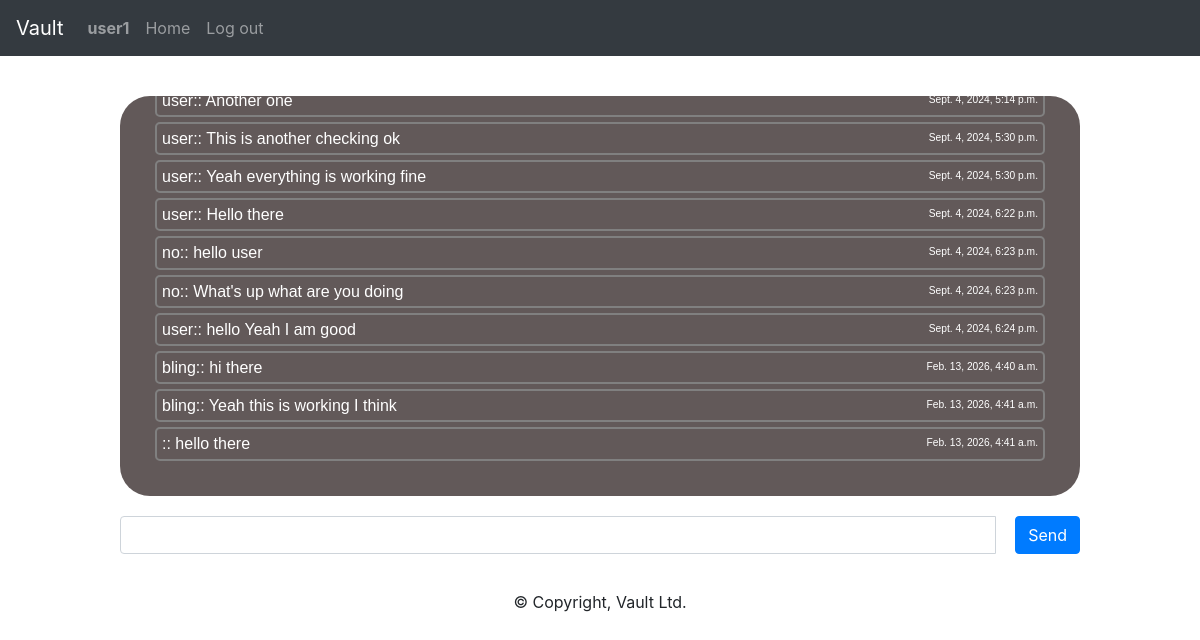
Screenshot of /chat (signed in) with the database file from the repository.
### chat/models.py (models this page shows, shortened)
class User(AbstractUser):
    pass

class Chats(models.Model):
    user = models.CharField("username", default="user1", max_length=64)
    data = models.CharField("chat", blank=False, max_length=64)
    to_user = models.CharField("user", default="user", max_length=24)
    time = models.DateTimeField(auto_now_add=True)

### chat/views.py (the view)
# urls.py: path("chat", views.room, name="room"),
def room(request):
    data = Chats.objects.all()
    name = Person.objects.get(user="no")
    return render(request, "chat/room.html", {
        "room_name": "chat",
        "data1": data,
        "name": name,
        })

### chat/templates/chat/room.html (shortened to what this page needs)
{% extends 'chat/layout.html' %}
{% block body %}
<body>
    <div id="chat-log" cols="100" rows="20">
    {% for data in data1 %}
    <h6 style="margin: 5px; border: 2px solid grey; border-radius: 5px; padding: 5px; overflow: hidden">{{data.data}}<small style="float: right"><small>{{data.time}}</small></small></h6>
    {% endfor %}
    </div>
    <div class="input-group mb-3" style="width: 80%; align-items: center; margin: auto; margin-top: 20px">
    <input id="chat-message-input" class="form-control" type="text" size="100"><br>
    <button id="chat-message-submit" style="float: left; margin-left: 2%;" class="btn btn-primary" type="submit" value="Send">Send</button>
    </div>
</body>
{% endblock %}

### chat/templates/chat/layout.html (shortened to what this page needs)
{% load static %}
<!DOCTYPE html>
<html lang="en">
    <head>
        <link href="{% static 'chat/styles.css' %}" rel="stylesheet">
        <link rel="stylesheet" href="https://stackpath.bootstrapcdn.com/bootstrap/4.4.1/css/bootstrap.min.css">
    </head>
    <body>
        <nav class="navbar navbar-expand-lg navbar-dark bg-dark">
            <a class="navbar-brand" href="{% url 'index' %}">Vault</a>
            <div>
                <ul class="navbar-nav mr-auto">
                {% if user.is_authenticated %}
                    <li class="nav-item">
                        <a name="username" class="nav-link" href="{% url 'index' %}"><strong>{{ user.username }}</strong></a>
                    </li>
                {% endif %}
                    <li class="nav-item">
                        <a class="nav-link" href="{% url 'index' %}">Home</a>
                    </li>
                {% if user.is_authenticated %}
                    <li class="nav-item">
                        <a class="nav-link" href="{% url 'logout' %}">Log out</a>
                    </li>
                {% endif %}
                </ul>
            </div>
            </nav>
        <div class="body">
            {% block body %}
            {% endblock %}
        </div>
    </body>
    <footer id="footer">
        <p style="font-weight: soft; margin-top: 20px">© Copyright, Vault Ltd.</p>
    </footer>
</html>

### chat/static/chat/styles.css (style rules this page uses)
#chat-log { margin: auto; overflow-y: scroll; height:400px; width: 80%; background: #625959; margin-top: 40px; color: white; font-family: sans-serif; border-radius: 30px; padding: 30px; scroll-behavior: smooth; }
#footer { display: table; text-align: center; margin-left: auto; margin-right: auto; }

### rows the page displays
User: username "user1"
Chats: data "user:: Another one", time "Sept. 4, 2024, 5:14 p.m."
Chats: data "user:: This is another checking ok", time "Sept. 4, 2024, 5:30 p.m."
Chats: data "user:: Yeah everything is working fine", time "Sept. 4, 2024, 5:30 p.m."
Chats: data "user:: Hello there", time "Sept. 4, 2024, 6:22 p.m."
Chats: data "no:: hello user", time "Sept. 4, 2024, 6:23 p.m."
Chats: data "no:: What's up what are you doing", time "Sept. 4, 2024, 6:23 p.m."
Chats: data "user:: hello Yeah I am good", time "Sept. 4, 2024, 6:24 p.m."
Chats: data "bling:: hi there", time "Feb. 13, 2026, 4:40 a.m."
Chats: data "bling:: Yeah this is working I think", time "Feb. 13, 2026, 4:41 a.m."
Chats: data ":: hello there", time "Feb. 13, 2026, 4:41 a.m."
